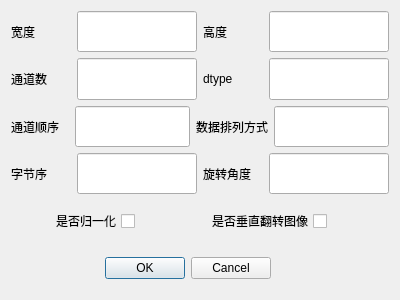
<?xml version="1.0" encoding="UTF-8"?>
<ui version="4.0">
 <class>Dialog</class>
 <widget class="QDialog" name="Dialog">
  <property name="geometry">
   <rect>
    <x>0</x>
    <y>0</y>
    <width>400</width>
    <height>300</height>
   </rect>
  </property>
  <property name="windowTitle">
   <string>Dialog</string>
  </property>
  <layout class="QVBoxLayout" name="verticalLayout" stretch="1,1,1,1,1,1">
   <item>
    <layout class="QHBoxLayout" name="horizontalLayout" stretch="1,2,1,2">
     <item>
      <widget class="QLabel" name="label">
       <property name="sizePolicy">
        <sizepolicy hsizetype="Expanding" vsizetype="Expanding">
         <horstretch>0</horstretch>
         <verstretch>0</verstretch>
        </sizepolicy>
       </property>
       <property name="text">
        <string>宽度</string>
       </property>
      </widget>
     </item>
     <item>
      <widget class="QLineEdit" name="width_lineEdit">
       <property name="sizePolicy">
        <sizepolicy hsizetype="Expanding" vsizetype="Expanding">
         <horstretch>0</horstretch>
         <verstretch>0</verstretch>
        </sizepolicy>
       </property>
      </widget>
     </item>
     <item>
      <widget class="QLabel" name="label_3">
       <property name="sizePolicy">
        <sizepolicy hsizetype="Expanding" vsizetype="Expanding">
         <horstretch>0</horstretch>
         <verstretch>0</verstretch>
        </sizepolicy>
       </property>
       <property name="text">
        <string>高度</string>
       </property>
      </widget>
     </item>
     <item>
      <widget class="QLineEdit" name="heigth_lineEdit">
       <property name="sizePolicy">
        <sizepolicy hsizetype="Expanding" vsizetype="Expanding">
         <horstretch>0</horstretch>
         <verstretch>0</verstretch>
        </sizepolicy>
       </property>
      </widget>
     </item>
    </layout>
   </item>
   <item>
    <layout class="QHBoxLayout" name="horizontalLayout_2" stretch="1,2,1,2">
     <item>
      <widget class="QLabel" name="label_2">
       <property name="sizePolicy">
        <sizepolicy hsizetype="Expanding" vsizetype="Expanding">
         <horstretch>0</horstretch>
         <verstretch>0</verstretch>
        </sizepolicy>
       </property>
       <property name="text">
        <string>通道数</string>
       </property>
      </widget>
     </item>
     <item>
      <widget class="QLineEdit" name="channels_lineEdit">
       <property name="sizePolicy">
        <sizepolicy hsizetype="Expanding" vsizetype="Expanding">
         <horstretch>0</horstretch>
         <verstretch>0</verstretch>
        </sizepolicy>
       </property>
      </widget>
     </item>
     <item>
      <widget class="QLabel" name="label_4">
       <property name="sizePolicy">
        <sizepolicy hsizetype="Expanding" vsizetype="Expanding">
         <horstretch>0</horstretch>
         <verstretch>0</verstretch>
        </sizepolicy>
       </property>
       <property name="text">
        <string>dtype</string>
       </property>
      </widget>
     </item>
     <item>
      <widget class="QLineEdit" name="dtype_lineEdit">
       <property name="sizePolicy">
        <sizepolicy hsizetype="Expanding" vsizetype="Expanding">
         <horstretch>0</horstretch>
         <verstretch>0</verstretch>
        </sizepolicy>
       </property>
      </widget>
     </item>
    </layout>
   </item>
   <item>
    <layout class="QHBoxLayout" name="horizontalLayout_4" stretch="1,2,1,2">
     <item>
      <widget class="QLabel" name="label_5">
       <property name="sizePolicy">
        <sizepolicy hsizetype="Expanding" vsizetype="Expanding">
         <horstretch>0</horstretch>
         <verstretch>0</verstretch>
        </sizepolicy>
       </property>
       <property name="text">
        <string>通道顺序</string>
       </property>
      </widget>
     </item>
     <item>
      <widget class="QLineEdit" name="channel_order_lineEdit">
       <property name="sizePolicy">
        <sizepolicy hsizetype="Expanding" vsizetype="Expanding">
         <horstretch>0</horstretch>
         <verstretch>0</verstretch>
        </sizepolicy>
       </property>
      </widget>
     </item>
     <item>
      <widget class="QLabel" name="label_6">
       <property name="sizePolicy">
        <sizepolicy hsizetype="Expanding" vsizetype="Expanding">
         <horstretch>0</horstretch>
         <verstretch>0</verstretch>
        </sizepolicy>
       </property>
       <property name="text">
        <string>数据排列方式</string>
       </property>
      </widget>
     </item>
     <item>
      <widget class="QLineEdit" name="layout_lineEdit">
       <property name="sizePolicy">
        <sizepolicy hsizetype="Expanding" vsizetype="Expanding">
         <horstretch>0</horstretch>
         <verstretch>0</verstretch>
        </sizepolicy>
       </property>
      </widget>
     </item>
    </layout>
   </item>
   <item>
    <layout class="QHBoxLayout" name="horizontalLayout_5" stretch="1,2,1,2">
     <item>
      <widget class="QLabel" name="label_7">
       <property name="sizePolicy">
        <sizepolicy hsizetype="Expanding" vsizetype="Expanding">
         <horstretch>0</horstretch>
         <verstretch>0</verstretch>
        </sizepolicy>
       </property>
       <property name="text">
        <string>字节序</string>
       </property>
      </widget>
     </item>
     <item>
      <widget class="QLineEdit" name="endianness_lineEdit">
       <property name="sizePolicy">
        <sizepolicy hsizetype="Expanding" vsizetype="Expanding">
         <horstretch>0</horstretch>
         <verstretch>0</verstretch>
        </sizepolicy>
       </property>
      </widget>
     </item>
     <item>
      <widget class="QLabel" name="label_8">
       <property name="sizePolicy">
        <sizepolicy hsizetype="Expanding" vsizetype="Expanding">
         <horstretch>0</horstretch>
         <verstretch>0</verstretch>
        </sizepolicy>
       </property>
       <property name="text">
        <string>旋转角度</string>
       </property>
      </widget>
     </item>
     <item>
      <widget class="QLineEdit" name="rotate_lineEdit">
       <property name="sizePolicy">
        <sizepolicy hsizetype="Expanding" vsizetype="Expanding">
         <horstretch>0</horstretch>
         <verstretch>0</verstretch>
        </sizepolicy>
       </property>
      </widget>
     </item>
    </layout>
   </item>
   <item>
    <layout class="QHBoxLayout" name="horizontalLayout_6" stretch="2,1,2,1">
     <item>
      <widget class="QCheckBox" name="normalize_checkBox">
       <property name="sizePolicy">
        <sizepolicy hsizetype="Expanding" vsizetype="Expanding">
         <horstretch>0</horstretch>
         <verstretch>0</verstretch>
        </sizepolicy>
       </property>
       <property name="layoutDirection">
        <enum>Qt::RightToLeft</enum>
       </property>
       <property name="text">
        <string>是否归一化</string>
       </property>
      </widget>
     </item>
     <item>
      <spacer name="horizontalSpacer">
       <property name="orientation">
        <enum>Qt::Horizontal</enum>
       </property>
       <property name="sizeHint" stdset="0">
        <size>
         <width>40</width>
         <height>20</height>
        </size>
       </property>
      </spacer>
     </item>
     <item>
      <widget class="QCheckBox" name="flip_checkBox">
       <property name="sizePolicy">
        <sizepolicy hsizetype="Expanding" vsizetype="Expanding">
         <horstretch>0</horstretch>
         <verstretch>0</verstretch>
        </sizepolicy>
       </property>
       <property name="layoutDirection">
        <enum>Qt::RightToLeft</enum>
       </property>
       <property name="text">
        <string>是否垂直翻转图像</string>
       </property>
      </widget>
     </item>
     <item>
      <spacer name="horizontalSpacer_2">
       <property name="orientation">
        <enum>Qt::Horizontal</enum>
       </property>
       <property name="sizeHint" stdset="0">
        <size>
         <width>40</width>
         <height>20</height>
        </size>
       </property>
      </spacer>
     </item>
    </layout>
   </item>
   <item>
    <layout class="QHBoxLayout" name="horizontalLayout_3" stretch="7,3">
     <item>
      <widget class="QDialogButtonBox" name="buttonBox">
       <property name="sizePolicy">
        <sizepolicy hsizetype="Expanding" vsizetype="Expanding">
         <horstretch>0</horstretch>
         <verstretch>0</verstretch>
        </sizepolicy>
       </property>
       <property name="layoutDirection">
        <enum>Qt::LeftToRight</enum>
       </property>
       <property name="orientation">
        <enum>Qt::Horizontal</enum>
       </property>
       <property name="standardButtons">
        <set>QDialogButtonBox::Cancel|QDialogButtonBox::Ok</set>
       </property>
      </widget>
     </item>
     <item>
      <widget class="QLabel" name="info_label">
       <property name="text">
        <string/>
       </property>
      </widget>
     </item>
    </layout>
   </item>
  </layout>
 </widget>
 <resources/>
 <connections>
  <connection>
   <sender>buttonBox</sender>
   <signal>accepted()</signal>
   <receiver>Dialog</receiver>
   <slot>accept()</slot>
   <hints>
    <hint type="sourcelabel">
     <x>248</x>
     <y>254</y>
    </hint>
    <hint type="destinationlabel">
     <x>157</x>
     <y>274</y>
    </hint>
   </hints>
  </connection>
  <connection>
   <sender>buttonBox</sender>
   <signal>rejected()</signal>
   <receiver>Dialog</receiver>
   <slot>reject()</slot>
   <hints>
    <hint type="sourcelabel">
     <x>316</x>
     <y>260</y>
    </hint>
    <hint type="destinationlabel">
     <x>286</x>
     <y>274</y>
    </hint>
   </hints>
  </connection>
 </connections>
</ui>
